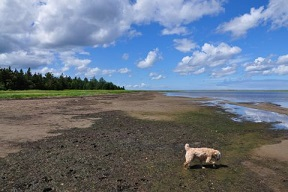
//> input picture FirstOpencv/FirstOpencv/images/dog.jpg, 288 x 192 px
$ ./high_gui   (built with g++ and OpenCV 4)
//> lines starting //> are read from the running program, lines starting //| are printed output that depends on the picture
#include <iostream>
#include <opencv2/highgui.hpp>
#include <opencv2/core.hpp>
#include <opencv2/imgproc.hpp>

void onMouse(int event, int x, int y, int flags, void* param)
{

	cv::Mat *im = reinterpret_cast<cv::Mat*>(param);

	switch (event)
	{

	case cv::EVENT_FLAG_LBUTTON:
		std::cout << "at (" << x << "," << y << ") value is: "
			<< static_cast<int>(im->at<uchar>(cv::Point(x, y))) << std::endl;

		break;

	default:
		break;
	}


}

int main(int argc, char** argv)
{


	cv::Mat image = cv::imread("dog.jpg",cv::IMREAD_GRAYSCALE);
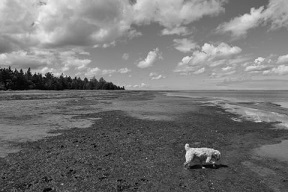
//> image: 192 rows x 288 cols, CV_8UC1; min 0, max 239, mean 115.6

	if (image.empty())
	{
		std::cout << "Error reading image file." << std::endl;
		return 1;

	}
	cv::namedWindow("DrawingImage");

	cv::setMouseCallback("DrawingImage", onMouse, reinterpret_cast<void*>(&image));

	cv::circle(image, cv::Point(155, 110), 65, 0, 3);

	cv::putText(image, "This is a dog.", cv::Point(40, 200), cv::FONT_HERSHEY_PLAIN, 2.0, 255, 2);
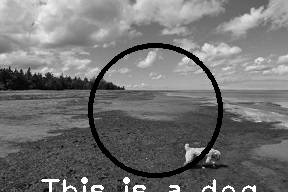
//> image: 192 rows x 288 cols, CV_8UC1; min 0, max 255, mean 113.8

	cv::imshow("DrawingImage", image);

	cv::waitKey(0);


	return 0;
}

$ run again, with FirstOpencv/FirstOpencv/images/baboon01.jpg copied over FirstOpencv/FirstOpencv/images/dog.jpg
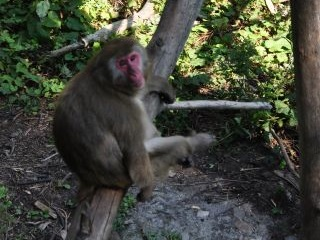
//> input picture FirstOpencv/FirstOpencv/images/baboon01.jpg, 320 x 240 px
//> `cv::Mat image = cv::imread("dog.jpg",cv::IMREAD_GRAYSCALE);`:
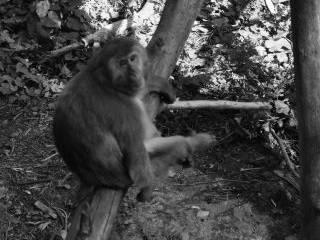
//> image: 240 rows x 320 cols, CV_8UC1; min 0, max 255, mean 67.3
//> `cv::putText(image, "This is a dog.", cv::Point(40, 200), cv::FONT_HERS..`:
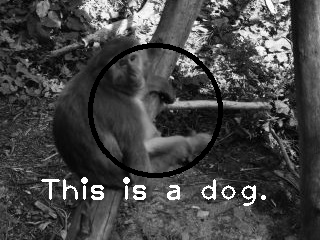
//> image: 240 rows x 320 cols, CV_8UC1; min 0, max 255, mean 68.5

$ run again, with FirstOpencv/FirstOpencv/images/baboon02.jpg copied over FirstOpencv/FirstOpencv/images/dog.jpg
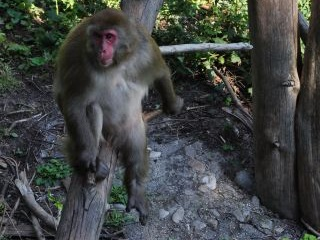
//> input picture FirstOpencv/FirstOpencv/images/baboon02.jpg, 320 x 240 px
//> `cv::Mat image = cv::imread("dog.jpg",cv::IMREAD_GRAYSCALE);`:
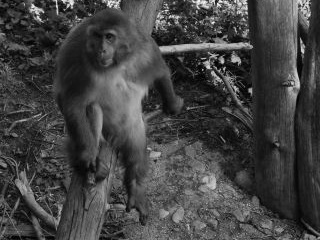
//> image: 240 rows x 320 cols, CV_8UC1; min 0, max 249, mean 66.3
//> `cv::putText(image, "This is a dog.", cv::Point(40, 200), cv::FONT_HERS..`:
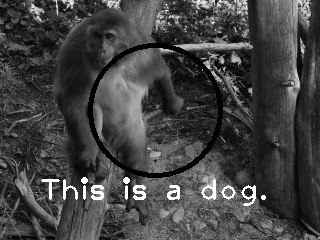
//> image: 240 rows x 320 cols, CV_8UC1; min 0, max 255, mean 67

$ run again, with FirstOpencv/FirstOpencv/images/beach.jpg copied over FirstOpencv/FirstOpencv/images/dog.jpg
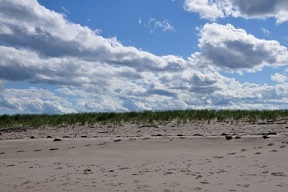
//> input picture FirstOpencv/FirstOpencv/images/beach.jpg, 288 x 192 px
//> `cv::Mat image = cv::imread("dog.jpg",cv::IMREAD_GRAYSCALE);`:
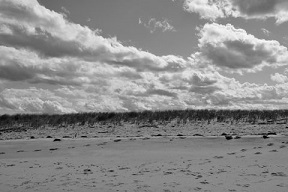
//> image: 192 rows x 288 cols, CV_8UC1; min 0, max 255, mean 138.6
//> `cv::putText(image, "This is a dog.", cv::Point(40, 200), cv::FONT_HERS..`:
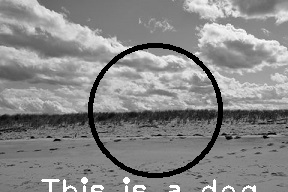
//> image: 192 rows x 288 cols, CV_8UC1; min 0, max 255, mean 134.9
